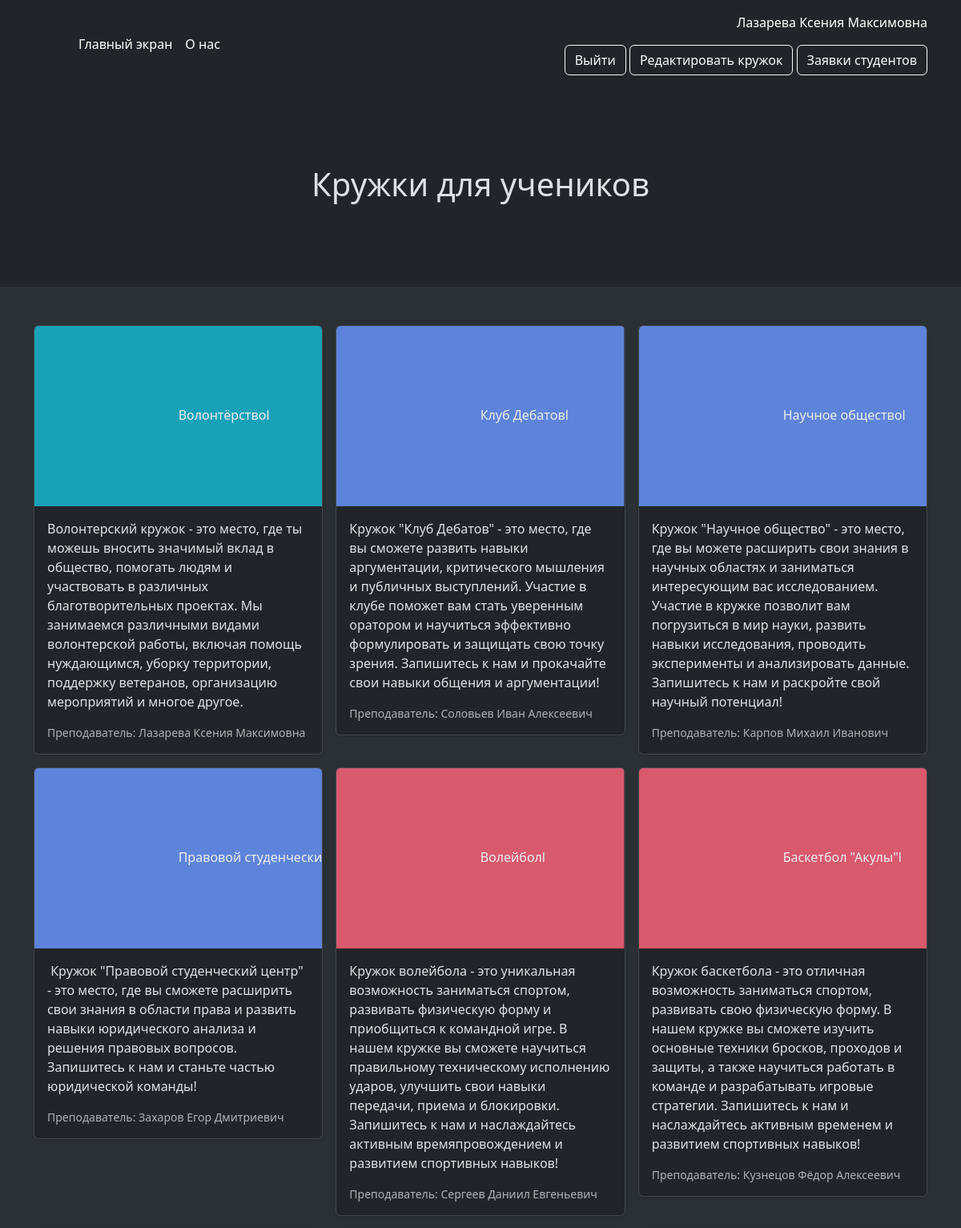
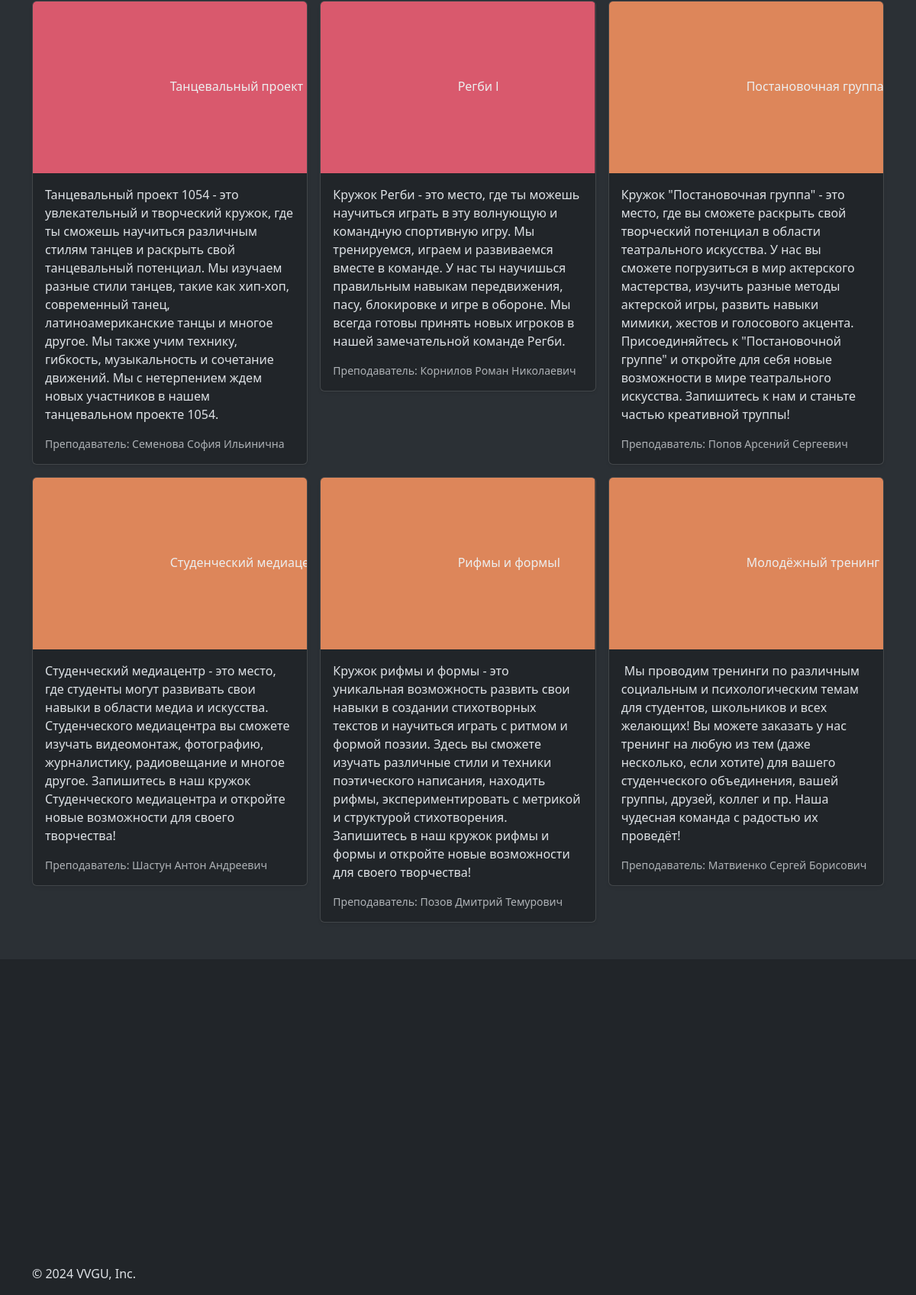
The page /index (signed in) on the database its author committed (2 pictures, top to bottom).
### data/students.py (models this page shows, shortened)
class Student(SqlAlchemyBase, UserMixin):
    __tablename__ = 'students'
    id = sqlalchemy.Column(sqlalchemy.Integer,
                           primary_key=True, autoincrement=True)
    name = sqlalchemy.Column(sqlalchemy.String, nullable=True)
    email = sqlalchemy.Column(sqlalchemy.String, unique=True, nullable=True)
    age = sqlalchemy.Column(sqlalchemy.Integer, nullable=True)
    hashed_password = sqlalchemy.Column(sqlalchemy.String, nullable=True)
    is_teacher = sqlalchemy.Column(sqlalchemy.Boolean, nullable=True, default=False)
    name_club = sqlalchemy.Column(sqlalchemy.String, nullable=True)
    have_club = sqlalchemy.Column(sqlalchemy.Boolean, nullable=True, default=False)

### data/clubs.py (models this page shows)
class Clubs(SqlAlchemyBase):
    __tablename__ = 'clubs'
    id = sqlalchemy.Column(sqlalchemy.Integer,
                           primary_key=True, autoincrement=True, unique=True)
    title = sqlalchemy.Column(sqlalchemy.String, nullable=True)
    teacher_name = sqlalchemy.Column(sqlalchemy.String, nullable=True)
    type = sqlalchemy.Column(sqlalchemy.String, nullable=True)
    is_closed = sqlalchemy.Column(sqlalchemy.Boolean, nullable=True, default=False)
    about = sqlalchemy.Column(sqlalchemy.String)

### app.py (the view)
@app.route('/')
@app.route('/index')
def index():
    db_sess = db_session.create_session()
    clubss = db_sess.query(clubs.Clubs).all()
    db_sess.close()
    return render_template("index.html", clubs=clubss)

### app.py (called while the page is built)
@login_manager.user_loader
def load_user(user_id):
    db_sess = db_session.create_session()
    return db_sess.get(students.Student, user_id)

### data/db_session.py (called while the page is built)
def create_session() -> Session:
    global __factory
    return __factory()

### templates/index.html (shortened to what this page needs)
{% extends 'base.html' %}
{% block body %}
<main>
    <section class="py-5 text-center container">
        <div class="row py-lg-5">
          <div class="col-lg-6 col-md-8 mx-auto">
              {% if current_user.is_authenticated and not current_user.is_teacher %}
              <h1 id="titlee">Vvgu_Clubs</h1>
              <h1>Выберите кружок на который вы хотите записаться</h1>
              {% elif current_user.is_teacher %}
              <h1>Кружки для учеников</h1>
              {% endif %}
          </div>
        </div>
    </section>
    <div class="album py-5 bg-body-tertiary">
        <div class="container">
          <div class="row row-cols-1 row-cols-sm-2 row-cols-md-3 g-3">
              {% for club in clubs %}
                <div class="col">
                  <div class="card shadow-sm">
                      <svg class="bd-placeholder-img card-img-top" width="100%" height="225" xmlns="http://www.w3.org/2000/svg" role="img" aria-label="Placeholder: Thumbnail" preserveAspectRatio="xMidYMid slice" focusable="false"><title>Placeholder</title>
                        {% if club.type == 'vol' %}
                        <rect width="100%" height="100%" fill="#17a2b8"></rect>
                        {% elif club.type == 'sp' %}
                        <rect width="100%" height="100%" fill="#D9596D"></rect>
                        {% elif club.type == 'na' %}
                        <rect width="100%" height="100%" fill="#5D84DA"></rect>
                        {% elif club.type == 'tv' %}
                        <rect width="100%" height="100%" fill="#DD865A"></rect>
                        {% else %}
                        <rect width="100%" height="100%" fill="#55595c"></rect>
                        {% endif %}
                        <text x="50%" y="50%" fill="#eceeef" dy=".3em">{{ club.title }}l</text>
                    </svg>
                    <div class="card-body">
                      <p class="card-text">{{ club.about }}</p>
                      <div class="d-flex justify-content-between align-items-center">
                        <small class="text-body-secondary">Преподаватель: {{ club.teacher_name }}</small>
                      </div>
                    </div>
                  </div>
                </div>
              {% endfor %}
          </div>
        </div>
      </div>
</main>
<div id="map" style="width: 85%; height: 400px; margin: 0 auto"></div>
{% endblock %}

### templates/base.html (shortened to what this page needs)
<!doctype html>
<html lang="ru" data-bs-theme="dark">
<head>
    <link href="https://cdn.jsdelivr.net/npm/bootstrap@5.3.3/dist/css/bootstrap.min.css" rel="stylesheet">
</head>
<body>
    <header class="p-3 text-bg-dark">
        <div class="container">
            <div class="d-flex flex-wrap align-items-center justify-content-center justify-content-lg-start">
                <a href="/" class="d-flex align-items-center mb-2 mb-lg-0 text-white text-decoration-none">
                    <svg class="bi me-2" width="40" height="32" role="img" aria-label="Bootstrap"><use xlink:href="#bootstrap"></use></svg>
                </a>
                <ul class="nav col-12 col-lg-auto me-lg-auto mb-2 justify-content-center mb-md-0">
                    <li><a href="/" class="nav-link px-2 text-white">Главный экран</a></li>
                    <li><a href="/about" class="nav-link px-2 text-white">О нас</a></li>
                </ul>
            <div class="text-end">
                {% if current_user.is_authenticated %}
                    <p>{{ current_user.name }}</p>
                    <button type="button" class="btn btn-outline-light"><a href="/logout" class="nav-link">Выйти</a></button>
                    {% if current_user.is_teacher %}
                        {% if current_user.have_club %}
                            <button type="button" class="btn btn-outline-light"><a href="/club/edit" class="nav-link">Редактировать кружок</a></button>
                        {% else %}
                            <button type="button" class="btn btn-outline-light"><a href="/club/create" class="nav-link">Создать кружок</a></button>
                        {% endif %}
                        <button type="button" class="btn btn-outline-light"><a href="/requests_students" class="nav-link">Заявки студентов</a></button>
                    {% else %}
                        <button type="button" class="btn btn-outline-light"><a href="/requests" class="nav-link">Заявки</a></button>
                    {% endif %}
                {% else %}
                    <p>
                        <button type="button" class="btn btn-outline-light"><a href="/login" class="nav-link">Войти</a></button>
                        <button type="button" class="btn btn-warning"><a href="/register" class="nav-link">Зарегистрироваться</a></button>
                    </p>
                {% endif %}
            </div>
          </div>
        </div>
    </header>
    {% block body %}{% endblock %}
    <footer class="container">
        <p>© 2024 VVGU, Inc.</p>
    </footer>
</body>
</html>

### rows shown on the page
Student: name "Лазарева Ксения Максимовна"
Clubs: title "Волонтёрство", about "Волонтерский кружок - это место, где ты можешь вносить значимый вклад в общество, помогать людям и участвовать в различных благотворительных проектах. Мы занимаемся различными видами волонтерской работы, включая помощь нуждающимся, уборку территории, поддержку ветеранов, организацию мероприятий и многое другое.", teacher_name "Лазарева Ксения Максимовна"
Clubs: title "Клуб Дебатов", about "Кружок \"Клуб Дебатов\" - это место, где вы сможете развить навыки аргументации, критического мышления и публичных выступлений. Участие в клубе поможет вам стать уверенным оратором и научиться эффективно формулировать и защищать свою точку зрения. Запишитесь к нам и прокачайте свои навыки общения и аргументации!", teacher_name "Соловьев Иван Алексеевич"
Clubs: title "Научное общество", about "Кружок \"Научное общество\" - это место, где вы можете расширить свои знания в научных областях и заниматься интересующим вас исследованием. Участие в кружке позволит вам погрузиться в мир науки, развить навыки исследования, проводить эксперименты и анализировать данные. Запишитесь к нам и раскройте свой научный потенциал!", teacher_name "Карпов Михаил Иванович"
Clubs: title "Правовой…", about "Кружок \"Правовой студенческий центр\" - это место, где вы сможете расширить свои знания в области права и развить навыки юридического анализа и решения правовых вопросов. Запишитесь к нам и станьте частью юридической команды!", teacher_name "Захаров Егор Дмитриевич"
Clubs: title "Волейбол", about "Кружок волейбола - это уникальная возможность заниматься спортом, развивать физическую форму и приобщиться к командной игре. В нашем кружке вы сможете научиться правильному техническому исполнению ударов, улучшить свои навыки передачи, приема и блокировки. Запишитесь к нам и наслаждайтесь активным времяпровождением и развитием спортивных навыков!", teacher_name "Сергеев Даниил Евгеньевич"
Clubs: title "Баскетбол \"Акулы\"", about "Кружок баскетбола - это отличная возможность заниматься спортом, развивать свою физическую форму. В нашем кружке вы сможете изучить основные техники бросков, проходов и защиты, а также научиться работать в команде и разрабатывать игровые стратегии. Запишитесь к нам и наслаждайтесь активным временем и развитием спортивных навыков!", teacher_name "Кузнецов Фёдор Алексеевич"
Clubs: title "Танцевальный проект…", about "Танцевальный проект 1054 - это увлекательный и творческий кружок, где ты сможешь научиться различным стилям танцев и раскрыть свой танцевальный потенциал. Мы изучаем разные стили танцев, такие как хип-хоп, современный танец, латиноамериканские танцы и многое другое. Мы также учим технику, гибкость, музыкальность и сочетание движений. Мы с нетерпением ждем новых участников в нашем танцевальном проекте 1054.", teacher_name "Семенова София Ильинична"
Clubs: title "Регби", about "Кружок Регби - это место, где ты можешь научиться играть в эту волнующую и командную спортивную игру. Мы тренируемся, играем и развиваемся вместе в команде. У нас ты научишься правильным навыкам передвижения, пасу, блокировке и игре в обороне. Мы всегда готовы принять новых игроков в нашей замечательной команде Регби.", teacher_name "Корнилов Роман Николаевич"
Clubs: title "Постановочная группа", about "Кружок \"Постановочная группа\" - это место, где вы сможете раскрыть свой творческий потенциал в области театрального искусства. У нас вы сможете погрузиться в мир актерского мастерства, изучить разные методы актерской игры, развить навыки мимики, жестов и голосового акцента. Присоединяйтесь к \"Постановочной группе\" и откройте для себя новые возможности в мире театрального искусства. Запишитесь к нам и станьте частью креативной труппы!", teacher_name "Попов Арсений Сергеевич"
Clubs: title "Студенческий…", about "Студенческий медиацентр - это место, где студенты могут развивать свои навыки в области медиа и искусства. Студенческого медиацентра вы сможете изучать видеомонтаж, фотографию, журналистику, радиовещание и многое другое. Запишитесь в наш кружок Студенческого медиацентра и откройте новые возможности для своего творчества!", teacher_name "Шастун Антон Андреевич"
Clubs: title "Рифмы и формы", about "Кружок рифмы и формы - это уникальная возможность развить свои навыки в создании стихотворных текстов и научиться играть с ритмом и формой поэзии. Здесь вы сможете изучать различные стили и техники поэтического написания, находить рифмы, экспериментировать с метрикой и структурой стихотворения. Запишитесь в наш кружок рифмы и формы и откройте новые возможности для своего творчества!", teacher_name "Позов Дмитрий Темурович"
Clubs: title "Молодёжный тренинг…", about "Мы проводим тренинги по различным социальным и психологическим темам для студентов, школьников и всех желающих! Вы можете заказать у нас тренинг на любую из тем (даже несколько, если хотите) для вашего студенческого объединения, вашей группы, друзей, коллег и пр. Наша чудесная команда с радостью их проведёт!", teacher_name "Матвиенко Сергей Борисович"
